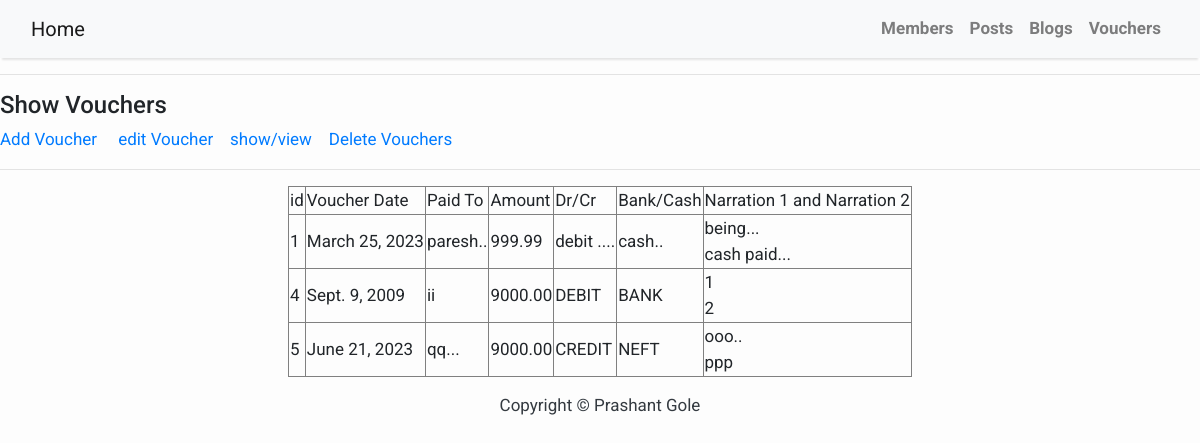
/vouchers/, run on the app's committed database.
### members/models.py (models this page shows, shortened)
class Voucher(models.Model):   # new class
   voucherdate= models.DateField(null=True)
   voucheramount= models.DecimalField(max_digits=16,decimal_places=2, null=True)
   paid_to= models.CharField(max_length=255)
   debitcredit =models.CharField(max_length=15)
   bankorcash= models.CharField(max_length=15)
   narration1= models.CharField(max_length=255)
   narration2= models.CharField(max_length=255)

### members/views.py (the view)
# urls.py: path('vouchers/',views.vouchers,name='vouchers'),
def vouchers(request):
  myvouchers=Voucher.objects.all().values()
  template = loader.get_template('vouchers.html')
  context={'myvouchers':myvouchers,}
  return HttpResponse(template.render(context,request))

### members/templates/vouchers.html (shortened to what this page needs)
{% extends "base.html" %}
{% block content %}
<!DOCTYPE html>
<html>
<body>
<hr>
<h4>Show Vouchers</h4>
<p> <a href="/vadd/">Add Voucher</a> &nbsp;&nbsp;&nbsp;
         <a href="/vedit/">edit Voucher</a>&nbsp;&nbsp;&nbsp;
         <a href="/vouchers/">show/view</a>&nbsp;&nbsp;&nbsp;
         <a href="/vdelete/">Delete Vouchers</a>
  </p>
 <hr>
<center>
 <table border="1">
 <tr> <td> id </td> <td>Voucher Date </td> <td> Paid To </td><td>Amount</td> <td> Dr/Cr </td> <td> Bank/Cash </td><td>Narration 1 and Narration 2  </tr>
  {% for x in myvouchers %}
   <tr>
   <td>  {{x.id}} </td>
    <td>  {{ x.voucherdate }} </td>
   <td>   {{ x.paid_to }} </td>
   <td>   {{x.voucheramount}} </td>
   <td>  {{ x.debitcredit }}  </td>
   <td> {{ x.bankorcash }} </td>
   <td> {{ x.narration1 }} <br> {{x.narration2}} </td>
    </tr>
  {% endfor %}
  </table>
</body>
</html>
{% endblock %}

### members/templates/base.html (shortened to what this page needs)
<!DOCTYPE html>
<html>
    <head>
        <link rel="stylesheet" href="https://maxcdn.bootstrapcdn.com/bootstrap/4.0.0/css/bootstrap.min.css"
 />
    </head>
    <body>
        <nav class="navbar navbar-expand-lg navbar-light bg-light shadow" id="mainNav">
            <div class="container-fluid">
                <a class="navbar-brand" href="/">Home</a>
                <div class="collapse navbar-collapse" id="navbarResponsive">
                    <ul class="navbar-nav ml-auto">
                      <li class="nav-item text-black">
                            <a class="nav-link text-black font-weight-bold" href="/members/">Members</a>
                        </li>
                        <li class="nav-item text-black">
                            <a class="nav-link text-black font-weight-bold" href="/posts/">Posts</a>
                        </li>
                        <li class="nav-item text-black">
                            <a class="nav-link text-black font-weight-bold" href="/blogs/">Blogs</a>
                        </li>
                        <li class="nav-item text-black">
                            <a class="nav-link text-black font-weight-bold" href="/vouchersmain/">Vouchers</a>
                        </li>
                    </ul>
                </div>
            </div>
        </nav>
        {% block content %}{% endblock content %}
        <footer class="py-3 bg-grey">
            <p class="m-0 text-dark text-center ">Copyright &copy; Prashant Gole</p>
        </footer>
    </body>
</html>

### members/templates/base.html (style rules this page uses)
body { font-family: "Roboto", sans-serif; font-size: 17px; background-color: #fdfdfd; }
.shadow { box-shadow: 0 4px 2px -2px rgba(0, 0, 0, 0.1); }

### data on the page
Voucher: id "1", voucherdate "March 25, 2023", paid_to "paresh..", voucheramount "999.99", debitcredit "debit ....", bankorcash "cash..", narration1 "being...", narration2 "cash paid..."
Voucher: id "4", voucherdate "Sept. 9, 2009", paid_to "ii", voucheramount "9000.00", debitcredit "DEBIT", bankorcash "BANK", narration1 "1", narration2 "2"
Voucher: id "5", voucherdate "June 21, 2023", paid_to "qq...", voucheramount "9000.00", debitcredit "CREDIT", bankorcash "NEFT", narration1 "ooo..", narration2 "ppp"
